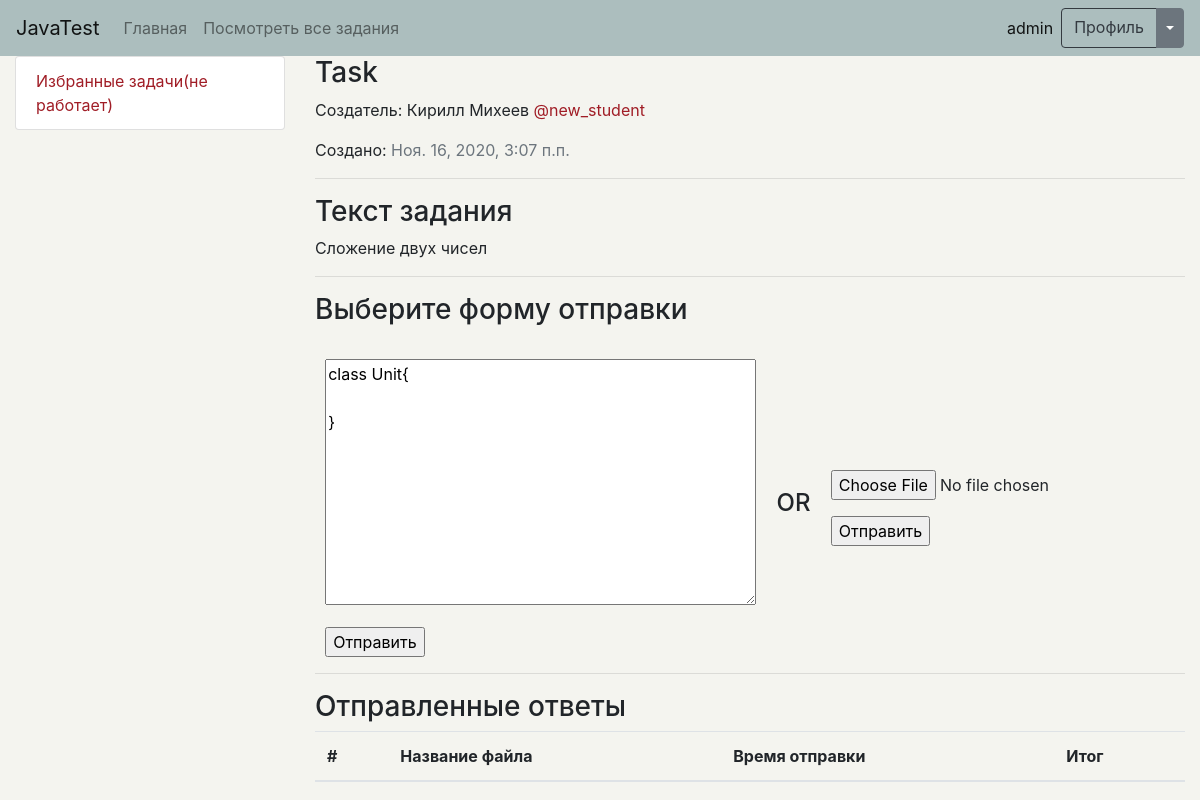
The app's page /test_system/task/detail/22 (signed in) with its own data.
### main/models.py (models this page shows, shortened)
class Student(AbstractUser):
    is_activated = models.BooleanField(default=True, db_index=True, verbose_name='Прошел активацию?')
    class Meta(AbstractUser.Meta):
        verbose_name = 'Студент'
        verbose_name_plural = 'Студенты'

### testing_system/models.py (models this page shows, shortened)
class Task(models.Model):
    title = models.CharField(max_length=100, verbose_name='Название задания',
                             help_text='Название задания')                                                              # Добавить уникальность
    task_text = models.TextField(max_length=1000, db_index=True, verbose_name='Описание самого задания',
                                 help_text='Текст задания')
    date_publish = models.DateTimeField(auto_now_add=True, db_index=True, verbose_name='Дата создания задания')
    required_form = models.TextField(max_length=1000, db_index=True, verbose_name='Шаблон класса, который задал учител',
                                     help_text='Шаблон формы учителя')
    teacher = models.ForeignKey(Teacher, null=True, on_delete=models.CASCADE, verbose_name='Учитель, который приудмал это задание')
    class Meta:
        verbose_name = "Задание"
        verbose_name_plural = "Задания"
        ordering = ['-date_publish']

### testing_system/views.py (the view, shortened to what this page needs)
# urls.py: path('task/detail/<int:pk>', DetailTask.as_view(), name='detail_url'),
class DetailTask(FormView):
    form_class = StudentCodeModelForm
    template_name = 'testing_system/detail_task.html'
    def get_initial(self, initial=None):
        initial = {'code_text': Task.objects.get(pk=self.kwargs['pk']).required_form}
        return initial
    def get_context_data(self, **kwargs):
        data = super().get_context_data(**kwargs)
        data['task'] = Task.objects.get(pk=self.kwargs['pk'])
        answers = StudentCodeModel.objects.filter(task=data['task'].pk, student=self.request.user.pk)
        items = []
        data['answers'] = json.dumps(items)
        return data

### testing_system/forms.py (shortened to what this page needs)
class StudentCodeModelForm(forms.ModelForm):
    class Meta:
        model = StudentCodeModel
        fields = '__all__'

### testing_system/templates/testing_system/detail_task.html (shortened to what this page needs)
{% extends 'layout/basic.html' %}
{% block content %}
    <h3>{{ task.title }}</h3>
    <p>Создатель: {{ task.teacher.first_name }} {{ task.teacher.last_name }} <span style="color: #A01D26;"> @{{ task.teacher.username }} </span></p>
    <p>Создано: <span class="text-muted">{{ task.date_publish }}</span></p>
    <hr>
    <h3>Текст задания</h3>
    <p>{{ task.task_text }}</p>
    <hr>
    {% if user.is_authenticated %}
    <h3>Выберите форму отправки</h3>
        <br>
        <form method="post" enctype="multipart/form-data">
            <div style="display: flex; flex-direction: row; justify-content: space-around; align-items: center">
                <div>
                    <p>{{ form.code_text }}</p>
                    <input type="submit" value="Отправить">
                </div>
                <div>
                    <h4>OR</h4>
                </div>
                <div>
                    <p>{{ form.file }}</p>
                    <input type="submit" value="Отправить">
                </div>
            </div>
        </form>
    {% else %}
        <p>Чтобы отправить свое рещшение Вам нужно авторизоваться
        <a href="{% url 'main:login_url' %}">Войти/зарегестрироваться</a>
        </p>
    {% endif %}
    {% if user.is_authenticated %}
        <hr>
        <h3>Отправленные ответы</h3>
        {% if answers %}
            <table class="table">
                <thead>
                <tr>
                    <th scope="col">#</th>
                    <th scope="col">Название файла</th>
                    <th scope="col">Время отправки</th>
                    <th scope="col">Итог</th>
                </tr>
                </thead>
            </table>
            {% else %}
            <p>Пока нет отправленных ответов</p>
        {% endif %}
    {% endif %}
{% endblock %}

### templates/layout/basic.html (shortened to what this page needs)
<!DOCTYPE html>
<html lang="en">
{% load static %}
<head>
    <link rel="stylesheet" href="https://cdn.jsdelivr.net/npm/bootstrap@4.5.3/dist/css/bootstrap.min.css">
    <link href="{% static 'style.css' %}" rel="stylesheet" type="text/css">
</head>
<body>
    <nav class="navbar navbar-expand-md navbar-light">
        <a class="navbar-brand" href="{% url 'main:index_url' %}">JavaTest</a>
        <div class="collapse navbar-collapse" id="navbarsExampleDefault">
            <ul class="navbar-nav mr-auto">
                <li class="nav-item">
                    <a class="nav-link" href="{% url 'main:index_url' %}">Главная</a>
                </li>
                <li class="nav-item">
                    <a class="nav-link" href="{% url 'testing_system:index_url' %}">Посмотреть все задания</a>
                </li>
            </ul>
            <div class="navbar-nav">
                {% if user.is_authenticated %}
                    <a class="nav-link active" href="{% url 'main:profile_url' %}">{{ user.username }}
                    </a>
                        <div class="btn-group">
                            <a class="btn btn-outline-dark" href="{% url 'main:profile_url' %}" role="button">
                                Профиль
                            </a>
                            <button type="button" class="btn btn-secondary dropdown-toggle dropdown-toggle-split"
                                    data-toggle="dropdown" aria-haspopup="true" aria-expanded="false">
                            </button>
                        </div>
                {% else %}
                    <a class="nav-link" href="{% url 'main:login_url' %}">Войти/Зарегестрироваться</a>
                {% endif %}
            </div>
        </div>
    </nav>
    <main role="main" class="container-fluid">
            <div class="row justify-content-between">
                <div class="col-md-3">
                    <ul class="list-group">
                        {% if user.is_authenticated %}
                            <li class="list-group-item"><a href="{% url 'testing_system:index_url' %}">Избранные задачи(не работает)</a></li>
                        {% endif %}
                    </ul>
                </div>
                <div class="col-md-9">
                    <div>
                        {% block content %}{% endblock %}
                    </div>
                </div>
            </div>
    </main>
</body>
</html>

### main/static/style.css (style rules this page uses)
body { background-color: #F4F4EF; }
a { color: #A01D26; text-decoration: none; transition: all .2s; }
nav { background-color: #ACBEBE; }

### records on screen
Student: username "admin"
Task: title "Task", teacher.first_name "Кирилл", teacher.last_name "Михеев", teacher.username "new_student", date_publish "Ноя. 16, 2020, 3:07 п.п.", task_text "Сложение двух чисел"
